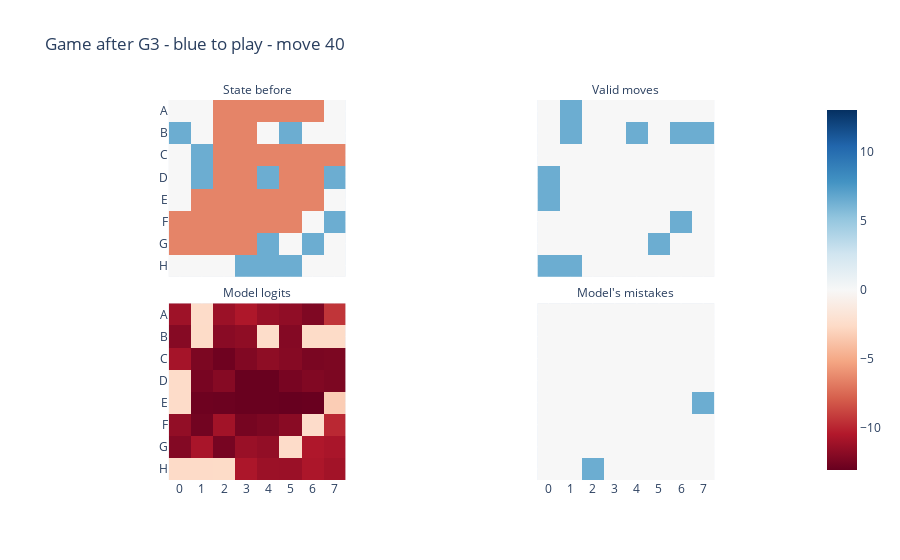

The notebook cell this image was saved under:
### Code cell
from othello_world.mechanistic_interpretability.mech_interp_othello_utils import plot_board


@t.inference_mode()
def find_fail_datapoints(
    model: HookedTransformer,
    tokens: Int[Tensor, 'game move'],
    threshold: float = 3,
    nb_examples: int = 10,
    biggest_mistakes: bool = True,
) -> None:
    """
    Find datapoints where the model fails to predict the valid moves.

    Plots the board for each datapoint where the model fails to predict the valid moves.
    """

    # Get the probabilities for each cell
    logits = model(tokens[:, :59])
    probabilities = logits_to_board(logits, 'prob')  # [game, move, row, col]
    # Compute the number of valid moves
    valid_moves = move_sequence_to_state(TOKENS_TO_BOARD[tokens], mode="valid")[:, :59]
    nb_valid_moves = valid_moves.sum(dim=(-1, -2), keepdim=True)  # [game, move, 1, 1]
    # Find which moves are considered correct
    print(probabilities.shape)
    print(logits.shape)

    if biggest_mistakes:
        error = t.zeros_like(probabilities)
        error[valid_moves] = 1 - (probabilities * nb_valid_moves)[valid_moves]
        error[~valid_moves] = (probabilities * nb_valid_moves)[~valid_moves]
        print("error shape:", error.shape)
        error = error.max(dim=-1).values.max(dim=-1).values.flatten()
        # plot histogram of errors
        display(px.histogram(error.flatten()))
        biggest_mistakes_flat = error.topk(nb_examples).indices
        incorrect_indices = t.stack([biggest_mistakes_flat // 59, biggest_mistakes_flat % 59],
                                    dim=-1)
    else:

        predictions = probabilities > (1 / (threshold * nb_valid_moves))
        print("predictions shape:", predictions.shape)
        correct = predictions == valid_moves
        correct_boards = (predictions == valid_moves).all(-1).all(-1)
        print(correct_boards)
        print("Proportion of correct boards:", correct_boards.float().mean().item())

        # Find the indices of the incorrect moves
        incorrect_indices = t.nonzero(~correct_boards, as_tuple=False)
        # Sample from the incorrect indices
        incorrect_indices = incorrect_indices[t.randperm(len(incorrect_indices))]
        incorrect_indices = incorrect_indices[:nb_examples]

    # Plot the incorrect moves
    for game, move in incorrect_indices:
        explain_game(tokens[game],
                     model,
                     move,
                     extra_boards={
                         "Model's mistakes": ~correct[game, move],
                     })
        # plot_board(TOKENS_TO_BOARD[tokens[game]])


find_fail_datapoints(
    model,
    val_tokens[:20],
    threshold=10,
    nb_examples=1,
    biggest_mistakes=False,
)

### Figure 1 — Plotly figure (JSON) as saved in the notebook; plotly's stock layout.template omitted (floating-point values rounded to 4 significant figures)
{"data": [{"coloraxis": "coloraxis", "hovertemplate": "x: %{x}<br>y: %{y}<br>color: %{z}<extra></extra>", "name": "0", "type": "heatmap", "x": ["0", "1", "2", "3", "4", "5", "6", "7"], "xaxis": "x3", "y": ["A", "B", "C", "D", "E", "F", "G", "H"], "yaxis": "y3", "z": [[0, 0, -6.491, -6.491, -6.491, -6.491, -6.491, 0], [6.491, 0, -6.491, -6.491, 0, 6.491, 0, 0], [0, 6.491, -6.491, -6.491, -6.491, -6.491, -6.491, -6.491], [0, 6.491, -6.491, -6.491, 6.491, -6.491, -6.491, 6.491], [0, -6.491, -6.491, -6.491, -6.491, -6.491, -6.491, 0], [-6.491, -6.491, -6.491, -6.491, -6.491, -6.491, 0, 6.491], [-6.491, -6.491, -6.491, -6.491, 6.491, 0, 6.491, 0], [0, 0, 0, 6.491, 6.491, 6.491, 0, 0]]}, {"coloraxis": "coloraxis", "hovertemplate": "x: %{x}<br>y: %{y}<br>color: %{z}<extra></extra>", "name": "1", "type": "heatmap", "x": ["0", "1", "2", "3", "4", "5", "6", "7"], "xaxis": "x4", "y": ["A", "B", "C", "D", "E", "F", "G", "H"], "yaxis": "y4", "z": [[0, 6.491, 0, 0, 0, 0, 0, 0], [0, 6.491, 0, 0, 6.491, 0, 6.491, 6.491], [0, 0, 0, 0, 0, 0, 0, 0], [6.491, 0, 0, 0, 0, 0, 0, 0], [6.491, 0, 0, 0, 0, 0, 0, 0], [0, 0, 0, 0, 0, 0, 6.491, 0], [0, 0, 0, 0, 0, 6.491, 0, 0], [6.491, 6.491, 0, 0, 0, 0, 0, 0]]}, {"coloraxis": "coloraxis", "hovertemplate": "x: %{x}<br>y: %{y}<br>color: %{z}<extra></extra>", "name": "2", "type": "heatmap", "x": ["0", "1", "2", "3", "4", "5", "6", "7"], "xaxis": "x", "y": ["A", "B", "C", "D", "E", "F", "G", "H"], "yaxis": "y", "z": [[-11.16, -2.487, -11.26, -10.58, -11.35, -11.65, -12.23, -9.403], [-12.0, -2.56, -11.87, -11.68, -2.47, -12.04, -2.546, -2.564], [-10.9, -12.34, -12.8, -12.17, -11.7, -11.98, -12.39, -12.33], [-2.492, -12.48, -12.0, -13, -13, -12.49, -12.16, -12.34], [-2.531, -12.81, -12.9, -13, -13, -13.07, -13.01, -3.285], [-11.56, -12.67, -11.02, -12.54, -12.35, -11.87, -2.474, -9.854], [-12.08, -10.77, -12.51, -11.34, -11.55, -2.487, -10.54, -10.76], [-2.572, -2.569, -2.54, -10.67, -11.27, -11.27, -10.65, -11.0]]}, {"coloraxis": "coloraxis", "hovertemplate": "x: %{x}<br>y: %{y}<br>color: %{z}<extra></extra>", "name": "3", "type": "heatmap", "x": ["0", "1", "2", "3", "4", "5", "6", "7"], "xaxis": "x2", "y": ["A", "B", "C", "D", "E", "F", "G", "H"], "yaxis": "y2", "z": [[0, 0, 0, 0, 0, 0, 0, 0], [0, 0, 0, 0, 0, 0, 0, 0], [0, 0, 0, 0, 0, 0, 0, 0], [0, 0, 0, 0, 0, 0, 0, 0], [0, 0, 0, 0, 0, 0, 0, 6.491], [0, 0, 0, 0, 0, 0, 0, 0], [0, 0, 0, 0, 0, 0, 0, 0], [0, 0, 6.491, 0, 0, 0, 0, 0]]}], "layout": {"annotations": [{"font": {}, "showarrow": false, "text": "Model logits", "x": 0.245, "xanchor": "center", "xref": "paper", "y": 0.465, "yanchor": "bottom", "yref": "paper"}, {"font": {}, "showarrow": false, "text": "Model's mistakes", "x": 0.755, "xanchor": "center", "xref": "paper", "y": 0.465, "yanchor": "bottom", "yref": "paper"}, {"font": {}, "showarrow": false, "text": "State before", "x": 0.245, "xanchor": "center", "xref": "paper", "y": 1.0, "yanchor": "bottom", "yref": "paper"}, {"font": {}, "showarrow": false, "text": "Valid moves", "x": 0.755, "xanchor": "center", "xref": "paper", "y": 1.0, "yanchor": "bottom", "yref": "paper"}], "coloraxis": {"cmid": 0, "colorscale": [[0, "rgb(103,0,31)"], [0.1, "rgb(178,24,43)"], [0.2, "rgb(214,96,77)"], [0.3, "rgb(244,165,130)"], [0.4, "rgb(253,219,199)"], [0.5, "rgb(247,247,247)"], [0.6, "rgb(209,229,240)"], [0.7, "rgb(146,197,222)"], [0.8, "rgb(67,147,195)"], [0.9, "rgb(33,102,172)"], [1, "rgb(5,48,97)"]]}, "title": {"text": "Game after G3 - blue to play - move 40"}, "xaxis": {"anchor": "y", "constrain": "domain", "domain": [0, 0.49], "scaleanchor": "y"}, "xaxis2": {"anchor": "y2", "domain": [0.51, 1], "matches": "x"}, "xaxis3": {"anchor": "y3", "domain": [0, 0.49], "matches": "x", "showticklabels": false}, "xaxis4": {"anchor": "y4", "domain": [0.51, 1], "matches": "x", "showticklabels": false}, "yaxis": {"anchor": "x", "autorange": "reversed", "constrain": "domain", "domain": [0, 0.465]}, "yaxis2": {"anchor": "x2", "domain": [0, 0.465], "matches": "y", "showticklabels": false}, "yaxis3": {"anchor": "x3", "domain": [0.535, 1.0], "matches": "y"}, "yaxis4": {"anchor": "x4", "domain": [0.535, 1.0], "matches": "y", "showticklabels": false}}}
